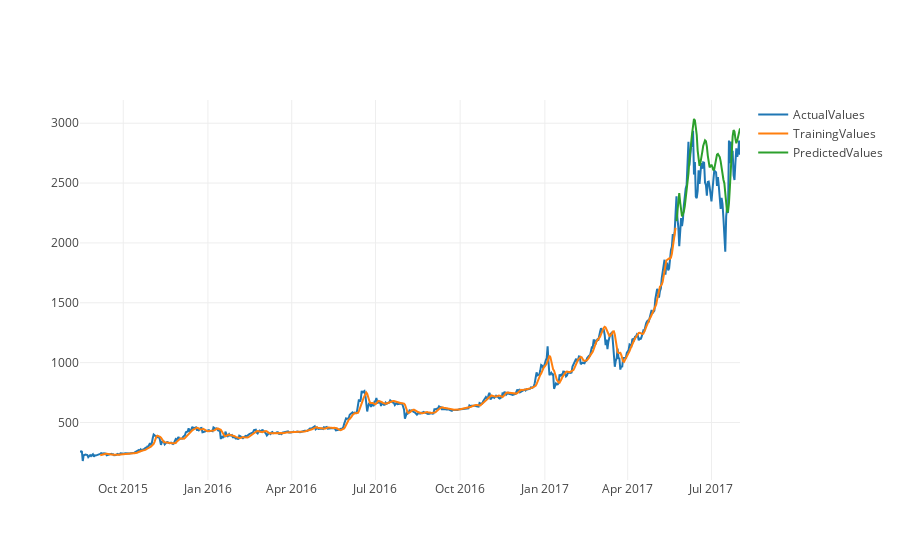

Source (notebook cell):
### Code cell
USDT_BTC = nextDayPrediction('USDT_BTC', 'poloniex' )

### Figure 1 — Plotly figure (JSON) as saved in the notebook; plotly's stock layout.template omitted (floating-point values rounded to 4 significant figures; data arrays with more than 128 entries replaced by an {"elided": "..."} marker saying what was removed)
{"data": [{"name": "ActualValues", "type": "scatter", "x": {"elided": "718 str values"}, "y": {"elided": "718 float values"}}, {"name": "TrainingValues", "type": "scatter", "x": {"elided": "718 str values"}, "y": {"elided": "718 float values"}}, {"name": "PredictedValues", "type": "scatter", "x": {"elided": "718 str values"}, "y": {"elided": "718 float values"}}], "layout": {}}
